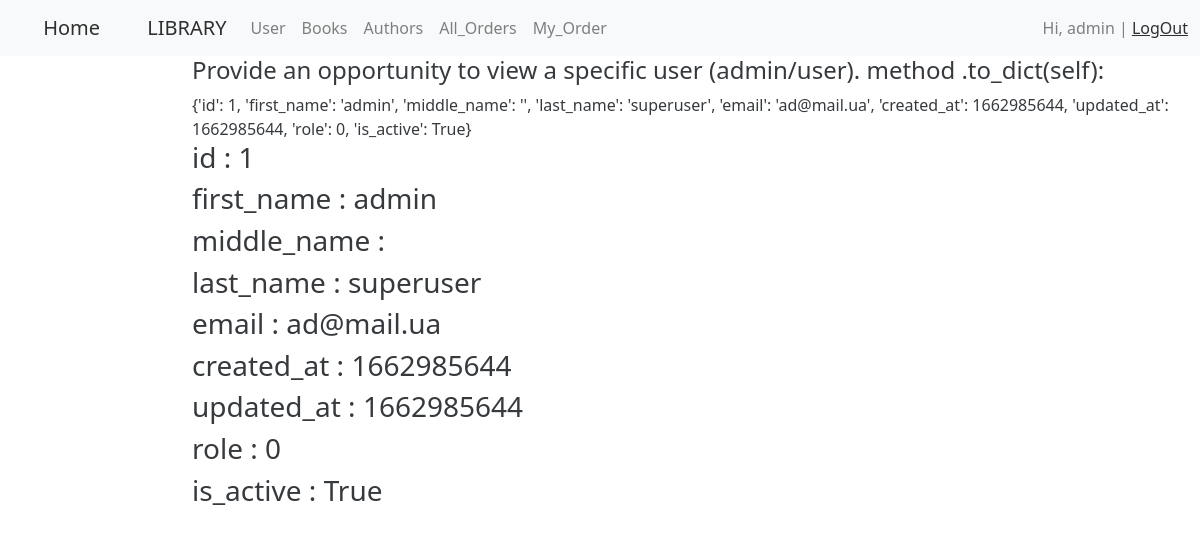
Page /user/user_detail/1/ (signed in) on the committed database.
### authentication/models.py (models this page shows, shortened)
class CustomUser(AbstractBaseUser):
    email = models.EmailField(
        verbose_name='email address',
        max_length=255,
        unique=True,
    )
    first_name = models.CharField(max_length=20, default=None, blank=True)
    last_name = models.CharField(max_length=20, blank=True)
    middle_name = models.CharField(max_length=20, blank=True)
    created_at = models.DateTimeField(editable=False, auto_now=datetime.datetime.now())
    updated_at = models.DateTimeField(auto_now=datetime.datetime.now())
    role = models.IntegerField(choices=ROLE_CHOICES, default=0)
    is_active = models.BooleanField(default=True)
    is_admin = models.BooleanField(default=False)  # STAFF, superuser
    objects = MyUserManager()
    USERNAME_FIELD = 'email'
    REQUIRED_FIELDS = ['first_name']
    class Meta:         # for admin.menu
        verbose_name= 'Користувач'
        verbose_name_plural = 'Користувачі'
    @staticmethod
    def get_by_id(user_id):
        custom_user = CustomUser.objects.filter(id=user_id).first()
        return custom_user if custom_user else None
    def to_dict(self):
        return {'id': self.id, \
            'first_name': f'{self.first_name}', \
            'middle_name': f'{self.middle_name}', \
            'last_name': f'{self.last_name}', \
            'email': f'{self.email}', \
            'created_at': int(self.created_at.timestamp()), \
            'updated_at': int(self.updated_at.timestamp()), \
            'role': self.role, \
            'is_active': self.is_active}

### authentication/views.py (the view)
# urls.py: path('user_detail/<int:id>/', detail_user, name='user_detail_url'),
@login_required(login_url='login_url')
def detail_user(request, id):
    user_data = CustomUser.get_by_id(id).to_dict()
    return render(request, 'authentication/single_user_detail.html', {'user': user_data})

### authentication/templates/authentication/single_user_detail.html
{% extends 'base.html' %}
{% block content  %}
<h4> Provide an opportunity to view a specific user (admin/user). method .to_dict(self):</h4>
    {{ user }}
    {% for k,v in user.items %}
        <h3> {{k}}  :   {{v}}  </h3>
    {% endfor %}
{% endblock %}

### library/base.html (shortened to what this page needs)
<!DOCTYPE html>
<html lang="en">
<head>
    <link href="https://cdn.jsdelivr.net/npm/bootstrap@5.2.0/dist/css/bootstrap.min.css" rel="stylesheet"
>
</head>
<body>
<nav class="navbar navbar-expand-lg bg-light">
    <div class="container-fluid">
        <a class="navbar-brand" href="{% url 'home' %}">&#160;&nbsp;&nbsp; &#160; Home</a>
        <a class="navbar-brand" href="{% url 'list_books_main' %}">&#160;&nbsp;&nbsp; &#160; LIBRARY</a>
        <div class="collapse navbar-collapse" id="navbarNavAltMarkup">
            <div class="navbar-nav">
                <a class="nav-link" href="{% url 'list_users' %}">User</a>
                <a class="nav-link" href="{% url 'list_books' %}">Books</a>
                {% if request.user.is_authenticated %}
                <a class="nav-link" href="{% url 'list_author' %}">Authors</a>
                {% else %}
                <a class="nav-link disabled" href="#">Authors</a>
                {% endif %}
                <a class="nav-link" href="{% url 'list_orders' %}">All_Orders</a>
                <a class="nav-link" href="{% url 'my_orders' %}">My_Order</a>
            </div>
        </div>
        <span class="navbar-text" align="right">
            {% if request.user.is_authenticated %}
                Hi, {{ user.username }}  {{ user.first_name }} | <a href="{% url 'logout_url' %}">LogOut</a>
            {% else %}
                <a href="{%url 'register_url'%}">Register</a>|
                <a href="{%url 'login_url'%}">Login</a>
            {% endif %}
        </span>
    </div>
</nav>
<div class="row">
    <div class="list-group col-md-2">
    </div>
    <div class="list-group col-md-10">
        {% block content %} {% endblock %}
    </div>
</div>
</body>
</html>

### library/base.html (style rules this page uses)
span { text-align: right; }
body { background-image: url('https://thumbs.dreamstime.com/z/open-book-hardback-books-wooden-table-education-background-back-to-school-copy-space-text-75367702.jpg'); background-repeat: no-repeat; background-attachment: fixed; background-size: 100% 100%; opacity: 0.9; }

### rows in the picture
CustomUser: first_name "admin", user "admin" "superuser" "ad@mail.ua"

### other values in the picture
{{ user }} "{'id': 1, 'first_name': 'admin', 'middle_name': '', 'last_name': 'superuser', 'email': 'ad@mail.ua', 'created_at': 1662985644, 'updated_at': 1662985644, 'role': 0, 'is_active': True}"
{{ k }} "id" "first_name" "middle_name" "last_name" "email" "created_at" "updated_at" "role" "is_active"
{{ v }} "1" "1662985644" "1662985644" "0" "True"
